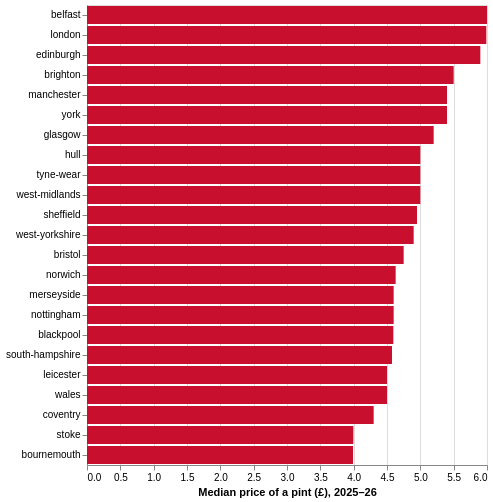

Notebook code cell kept with this figure:
### Markdown cell above
<br>

### By city, and at chains

For recent prices (2025 and 2026), the median in each city, keeping cities with at least 50 prices:

### Code cell
recent = pints[pints["year"] >= 2025]

by_city = recent.groupby("site")["price"].agg(["median", "count"]).reset_index()
by_city = by_city[by_city["count"] >= 50]

alt.Chart(by_city).mark_bar(color="#c8102e").encode(
    x=alt.X("median:Q").title("Median price of a pint (£), 2025–26"),
    y=alt.Y("site:N").sort("-x").title(None),
    tooltip=[
        alt.Tooltip("site:N").title("City"),
        alt.Tooltip("median:Q").format(".2f").title("Median (£)"),
        alt.Tooltip("count:Q").format(",").title("Prices"),
    ],
).properties(width=400)

### Figure 1 — Vega-Lite specification as saved in the notebook (floating-point values rounded to 4 significant figures)
{"config": {"view": {"continuousWidth": 300, "continuousHeight": 300}}, "data": {"name": "data-0b0ea2b387ba24565f5569d7a51b5376"}, "mark": {"type": "bar", "color": "#c8102e"}, "encoding": {"tooltip": [{"field": "site", "title": "City", "type": "nominal"}, {"field": "median", "format": ".2f", "title": "Median (£)", "type": "quantitative"}, {"field": "count", "format": ",", "title": "Prices", "type": "quantitative"}], "x": {"field": "median", "title": "Median price of a pint (£), 2025–26", "type": "quantitative"}, "y": {"field": "site", "sort": "-x", "title": null, "type": "nominal"}}, "width": 400, "$schema": "https://vega.github.io/schema/vega-lite/v6.4.1.json", "datasets": {"data-0b0ea2b387ba24565f5569d7a51b5376": [{"site": "belfast", "median": 6.0, "count": 103}, {"site": "blackpool", "median": 4.595, "count": 84}, {"site": "bournemouth", "median": 3.99, "count": 180}, {"site": "brighton", "median": 5.5, "count": 339}, {"site": "bristol", "median": 4.75, "count": 124}, {"site": "coventry", "median": 4.3, "count": 73}, {"site": "edinburgh", "median": 5.9, "count": 1511}, {"site": "glasgow", "median": 5.2, "count": 488}, {"site": "hull", "median": 5.0, "count": 117}, {"site": "leicester", "median": 4.5, "count": 239}, {"site": "london", "median": 5.99, "count": 10254}, {"site": "manchester", "median": 5.4, "count": 1298}, {"site": "merseyside", "median": 4.6, "count": 1280}, {"site": "norwich", "median": 4.63, "count": 215}, {"site": "nottingham", "median": 4.6, "count": 429}, {"site": "sheffield", "median": 4.95, "count": 584}, {"site": "south-hampshire", "median": 4.575, "count": 326}, {"site": "stoke", "median": 3.995, "count": 104}, {"site": "tyne-wear", "median": 5.0, "count": 399}, {"site": "wales", "median": 4.5, "count": 675}, {"site": "west-midlands", "median": 5.0, "count": 704}, {"site": "west-yorkshire", "median": 4.9, "count": 1250}, {"site": "york", "median": 5.4, "count": 171}]}}
